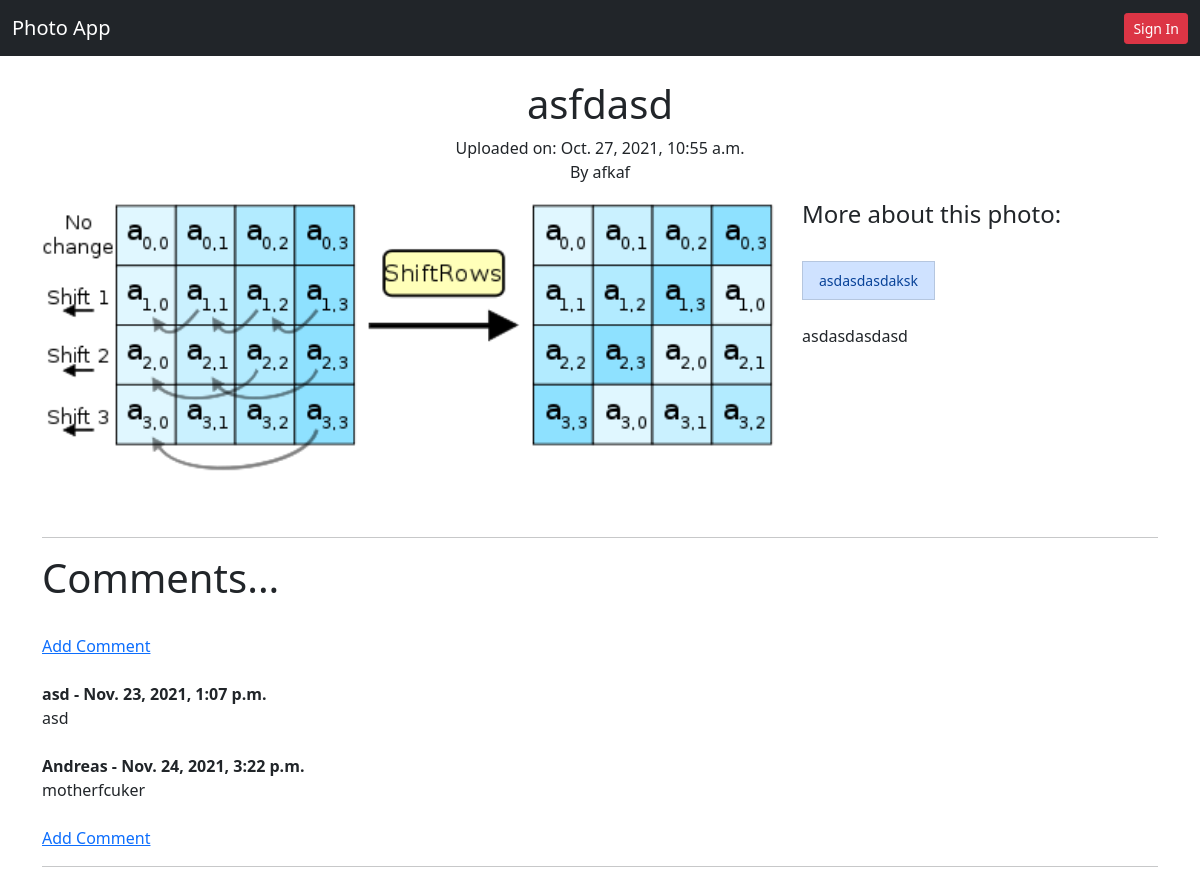
Screenshot of /photo/1/ with the database file from the repository.
### photoapp/models.py (models this page shows, shortened)
class Photo(models.Model):
    title = models.CharField(max_length=45)
    description = models.CharField(max_length=250)
    created = models.DateTimeField(auto_now_add=True)
    image = models.ImageField(upload_to='photos/')
    submitter = models.ForeignKey(get_user_model(), on_delete=models.CASCADE)
    tags = TaggableManager()

class Comment(models.Model):
    post = models.ForeignKey(
        Photo, related_name="comments", on_delete=models.CASCADE)
    name = models.CharField(max_length=255)
    body = models.TextField()
    date_added = models.DateTimeField(auto_now_add=True)

### photoapp/views.py (the view)
# urls.py: path('photo/<int:pk>/', PhotoDetailView.as_view(), name='detail'),
class PhotoDetailView(DetailView):
    model = Photo
    template_name = 'photoapp/detail.html'
    context_object_name = 'photo'

### photoapp/templates/photoapp/detail.html (shortened to what this page needs)
{% extends 'base.html' %}
{% block body %}
<div class="mx-auto">
  <h1 class="text-center">{{ photo.title }}</h1>
  <p class="text-center fw-light">Uploaded on: {{photo.created}} <br> By {{photo.submitter.username}}</p>
</div>
<div class="row pb-5">
  <div class="col-md-8">
    <img src="{{photo.image.url}}" alt="" width="100%" />
  </div>
  <div class="col-md-4">
    <h4>More about this photo:</h4>
    <ul class="list-group list-group-horizontal-lg list-unstyled py-4">
      {% for tag in photo.tags.all %}
      <li><a href="{% url 'photo:tag' tag.slug %}"
          class="btn btn-sm list-group-item list-group-item-primary">{{tag.name}}</a></li>
      {% endfor %}
    </ul>
    <p>{{ photo.description }}</p>
  </div>
</div>
<hr>
<h1>Comments...</h1>
<br/>
{% if not photo.comments.all %}
	No Comments Yet...<a href="{% url 'photo:add_comment' photo.pk %}">Add One</a>
{% else %}
<a href="{% url 'photo:add_comment' photo.pk %}">Add Comment</a>
<br/><br/>
	{% for comment in photo.comments.all %}
		<strong>
			{{ comment.name }} -
			{{ comment.date_added }}
		</strong>
		<br/>
		{{ comment.body }}
		<br/><br/>
	{% endfor %}
		<a href="{% url 'photo:add_comment' photo.pk %}">Add Comment</a>
{% endif %}
<br />
<hr>
{% endblock body %}

### templates/base.html (shortened to what this page needs)
<!DOCTYPE html>
<html lang="en">
  <head>
    <link
      href="https://cdn.jsdelivr.net/npm/bootstrap@5.0.0/dist/css/bootstrap.min.css"
      rel="stylesheet"
    />
    <link
      rel="stylesheet"
      href="https://cdnjs.cloudflare.com/ajax/libs/font-awesome/5.15.3/css/all.min.css"
    />
  </head>
  <body>
    {% include 'navbar.html' %}
    <div class="container mt-4">
    {% block body %}
    {% endblock body %}
    </div>
  </body>
</html>

### templates/navbar.html (shortened to what this page needs)
<nav class="navbar navbar-expand-md navbar-dark bg-dark">
  <div class="container-fluid">
    <a class="navbar-brand" href="{% url 'photo:list' %}">Photo App</a>
    <div
      class="collapse navbar-collapse flex-row-reverse"
      id="navbarTogglerDemo02"
    >
      <ul class="navbar-nav">
        {% if user.is_authenticated %}
        <li class="nav-item">
          <a class="nav-link active" href="{% url 'photo:create' %}">Add a photo</a>
        </li>
        <li class="nav-item">
          <a class="nav-link active" href="#">Hi {{user.username}}</a>
        </li>
        {% else %}
        <li class="nav-item">
          <a href="{% url 'user:login' %}" class="btn btn-sm btn-danger"
            >Sign In</a
          >
        </li>
        {% endif %}
      </ul>
    </div>
  </div>
</nav>

### rows the page displays
Photo: title "asfdasd", created "Oct. 27, 2021, 10:55 a.m.", submitter.username "afkaf", image (picture), description "asdasdasdasd"
Tag: name "asdasdasdaksk"
Comment: name "asd", date_added "Nov. 23, 2021, 1:07 p.m.", body "asd"
Comment: name "Andreas", date_added "Nov. 24, 2021, 3:22 p.m.", body "motherfcuker"
